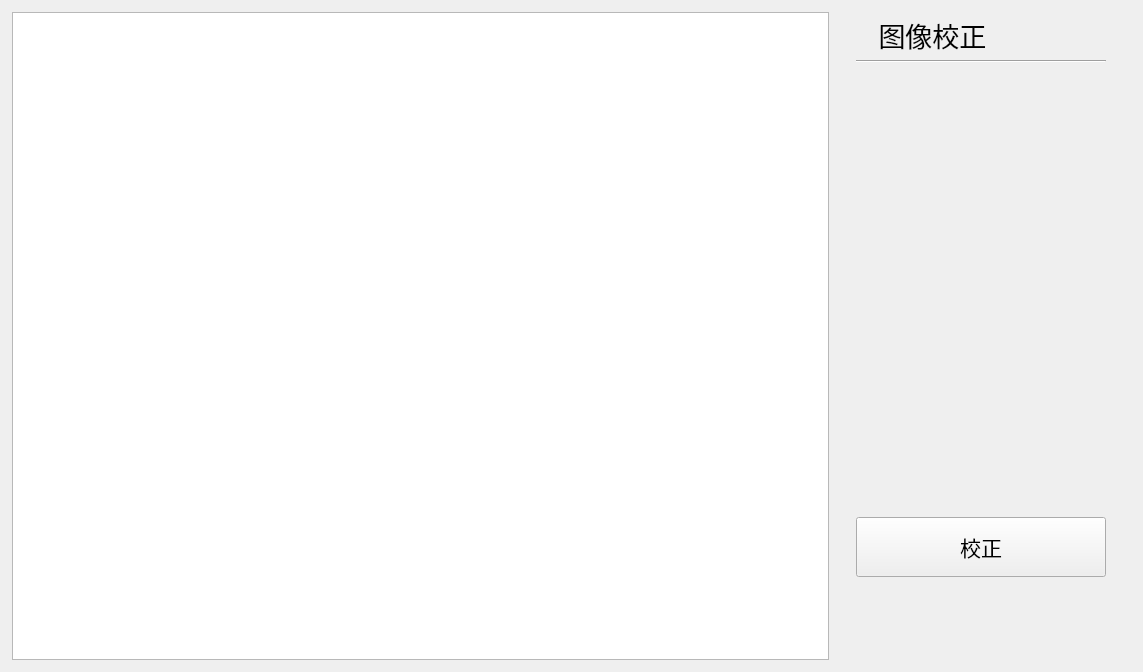
          <widget class="QWidget" name="page_2">
           <layout class="QVBoxLayout" name="verticalLayout_17">
            <item>
             <layout class="QHBoxLayout" name="horizontalLayout_9" stretch="1,700,1,300,1">
              <property name="spacing">
               <number>1</number>
              </property>
              <item>
               <spacer name="horizontalSpacer_14">
                <property name="orientation">
                 <enum>Qt::Horizontal</enum>
                </property>
                <property name="sizeHint" stdset="0">
                 <size>
                  <width>40</width>
                  <height>20</height>
                 </size>
                </property>
               </spacer>
              </item>
              <item>
               <layout class="QVBoxLayout" name="verticalLayout_13" stretch="1,1000,1">
                <property name="spacing">
                 <number>1</number>
                </property>
                <item>
                 <spacer name="verticalSpacer_23">
                  <property name="orientation">
                   <enum>Qt::Vertical</enum>
                  </property>
                  <property name="sizeHint" stdset="0">
                   <size>
                    <width>20</width>
                    <height>40</height>
                   </size>
                  </property>
                 </spacer>
                </item>
                <item>
                 <widget class="QTableWidget" name="tableWidget_page2_1">
                  <property name="minimumSize">
                   <size>
                    <width>700</width>
                    <height>560</height>
                   </size>
                  </property>
                 </widget>
                </item>
                <item>
                 <spacer name="verticalSpacer_24">
                  <property name="orientation">
                   <enum>Qt::Vertical</enum>
                  </property>
                  <property name="sizeHint" stdset="0">
                   <size>
                    <width>20</width>
                    <height>40</height>
                   </size>
                  </property>
                 </spacer>
                </item>
               </layout>
              </item>
              <item>
               <spacer name="horizontalSpacer_15">
                <property name="orientation">
                 <enum>Qt::Horizontal</enum>
                </property>
                <property name="sizeHint" stdset="0">
                 <size>
                  <width>40</width>
                  <height>20</height>
                 </size>
                </property>
               </spacer>
              </item>
              <item>
               <layout class="QVBoxLayout" name="verticalLayout_14" stretch="1,1000,1">
                <property name="spacing">
                 <number>1</number>
                </property>
                <item>
                 <spacer name="verticalSpacer_25">
                  <property name="orientation">
                   <enum>Qt::Vertical</enum>
                  </property>
                  <property name="sizeHint" stdset="0">
                   <size>
                    <width>20</width>
                    <height>40</height>
                   </size>
                  </property>
                 </spacer>
                </item>
                <item>
                 <widget class="QWidget" name="widget_page2_1" native="true">
                  <property name="minimumSize">
                   <size>
                    <width>300</width>
                    <height>570</height>
                   </size>
                  </property>
                  <property name="maximumSize">
                   <size>
                    <width>300</width>
                    <height>16777215</height>
                   </size>
                  </property>
                  <layout class="QVBoxLayout" name="verticalLayout_15" stretch="0">
                   <property name="spacing">
                    <number>1</number>
                   </property>
                   <property name="leftMargin">
                    <number>1</number>
                   </property>
                   <property name="topMargin">
                    <number>1</number>
                   </property>
                   <property name="rightMargin">
                    <number>1</number>
                   </property>
                   <property name="bottomMargin">
                    <number>1</number>
                   </property>
                   <item>
                    <layout class="QHBoxLayout" name="horizontalLayout_10" stretch="100,800,100">
                     <property name="spacing">
                      <number>1</number>
                     </property>
                     <item>
                      <spacer name="horizontalSpacer_16">
                       <property name="orientation">
                        <enum>Qt::Horizontal</enum>
                       </property>
                       <property name="sizeHint" stdset="0">
                        <size>
                         <width>40</width>
                         <height>20</height>
                        </size>
                       </property>
                      </spacer>
                     </item>
                     <item>
                      <layout class="QVBoxLayout" name="verticalLayout_16" stretch="1,1,0,300,60,55">
                       <property name="spacing">
                        <number>1</number>
                       </property>
                       <item>
                        <spacer name="verticalSpacer_26">
                         <property name="orientation">
                          <enum>Qt::Vertical</enum>
                         </property>
                         <property name="sizeHint" stdset="0">
                          <size>
                           <width>20</width>
                           <height>40</height>
                          </size>
                         </property>
                        </spacer>
                       </item>
                       <item>
                        <widget class="QLabel" name="label_page2_1">
                         <property name="font">
                          <font>
                           <pointsize>20</pointsize>
                          </font>
                         </property>
                         <property name="text">
                          <string>   图像校正</string>
                         </property>
                        </widget>
                       </item>
                       <item>
                        <widget class="Line" name="line_page2_1">
                         <property name="minimumSize">
                          <size>
                           <width>0</width>
                           <height>10</height>
                          </size>
                         </property>
                         <property name="maximumSize">
                          <size>
                           <width>16777215</width>
                           <height>10</height>
                          </size>
                         </property>
                         <property name="orientation">
                          <enum>Qt::Horizontal</enum>
                         </property>
                        </widget>
                       </item>
                       <item>
                        <spacer name="verticalSpacer_28">
                         <property name="orientation">
                          <enum>Qt::Vertical</enum>
                         </property>
                         <property name="sizeHint" stdset="0">
                          <size>
                           <width>20</width>
                           <height>40</height>
                          </size>
                         </property>
                        </spacer>
                       </item>
                       <item>
                        <widget class="QPushButton" name="pushButton_page2_1">
                         <property name="minimumSize">
                          <size>
                           <width>250</width>
                           <height>60</height>
                          </size>
                         </property>
                         <property name="maximumSize">
                          <size>
                           <width>250</width>
                           <height>60</height>
                          </size>
                         </property>
                         <property name="font">
                          <font>
                           <family>黑体</family>
                           <pointsize>16</pointsize>
                          </font>
                         </property>
                         <property name="text">
                          <string>校正</string>
                         </property>
                        </widget>
                       </item>
                       <item>
                        <spacer name="verticalSpacer_29">
                         <property name="orientation">
                          <enum>Qt::Vertical</enum>
                         </property>
                         <property name="sizeHint" stdset="0">
                          <size>
                           <width>20</width>
                           <height>40</height>
                          </size>
                         </property>
                        </spacer>
                       </item>
                      </layout>
                     </item>
                     <item>
                      <spacer name="horizontalSpacer_17">
                       <property name="orientation">
                        <enum>Qt::Horizontal</enum>
                       </property>
                       <property name="sizeHint" stdset="0">
                        <size>
                         <width>40</width>
                         <height>20</height>
                        </size>
                       </property>
                      </spacer>
                     </item>
                    </layout>
                   </item>
                  </layout>
                 </widget>
                </item>
                <item>
                 <spacer name="verticalSpacer_30">
                  <property name="orientation">
                   <enum>Qt::Vertical</enum>
                  </property>
                  <property name="sizeHint" stdset="0">
                   <size>
                    <width>20</width>
                    <height>40</height>
                   </size>
                  </property>
                 </spacer>
                </item>
               </layout>
              </item>
              <item>
               <spacer name="horizontalSpacer_18">
                <property name="orientation">
                 <enum>Qt::Horizontal</enum>
                </property>
                <property name="sizeHint" stdset="0">
                 <size>
                  <width>40</width>
                  <height>20</height>
                 </size>
                </property>
               </spacer>
              </item>
             </layout>
            </item>
           </layout>
          </widget>
